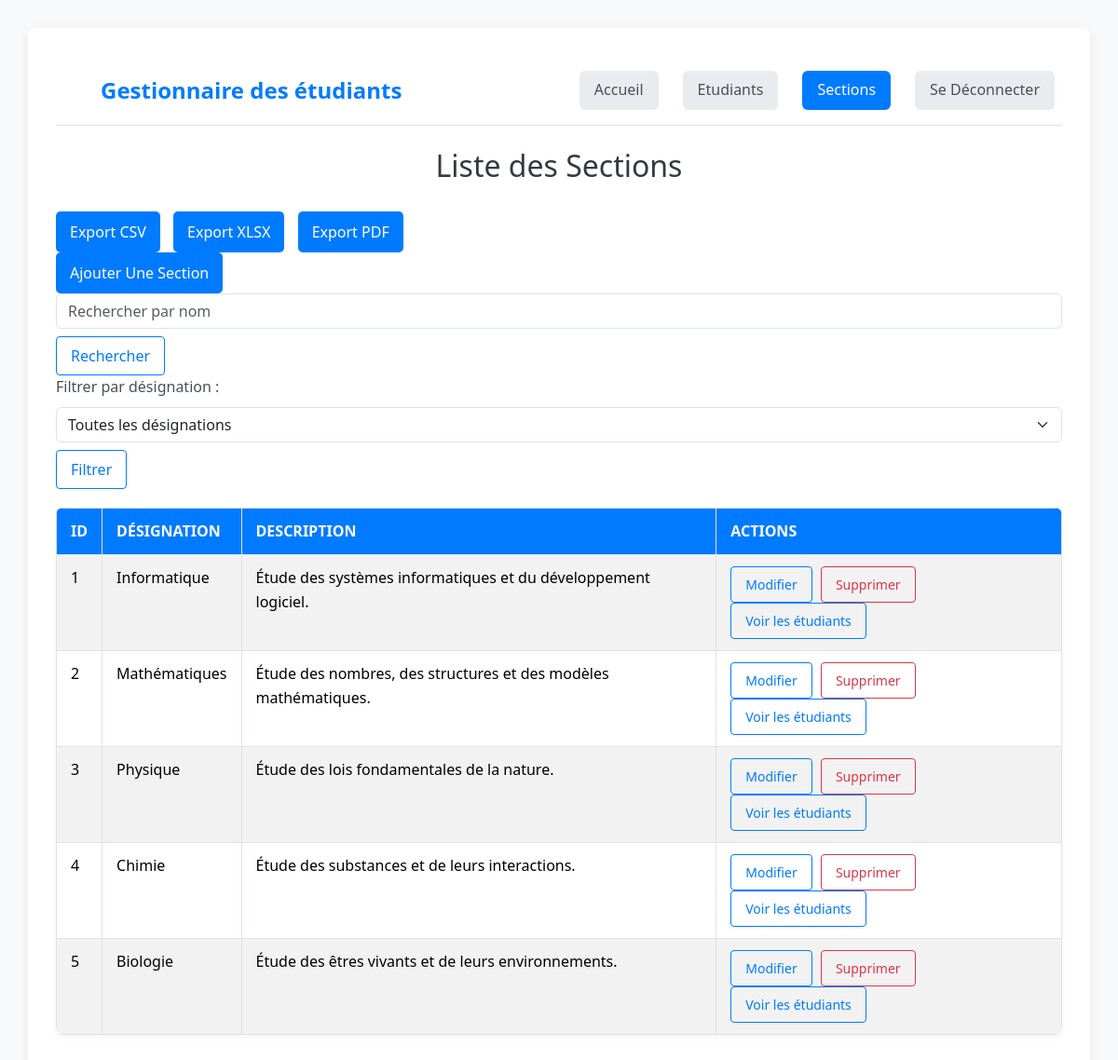
The app's page /section.php (signed in) with its own data.
### tables this page shows
CREATE TABLE section (
    id INT AUTO_INCREMENT PRIMARY KEY,
    designation VARCHAR(100) NOT NULL,
    description TEXT
);

### section.php (the view, shortened to what this page needs)
<?php
include('db.php');
$searchTerm = '';
try {
    $sql = "SELECT * FROM section";
    $params = [];
    $stmt = $conn->prepare($sql);
    $stmt->execute($params);
    $sections = $stmt->fetchAll(PDO::FETCH_ASSOC);
} catch (PDOException $e) {
    die("Erreur : " . $e->getMessage());
}
?>
<!DOCTYPE html>
<html lang="fr">
<head>
    <link href="https://cdn.jsdelivr.net/npm/bootstrap@5.3.3/dist/css/bootstrap.min.css" rel="stylesheet">
</head>
<body>
    <div class="container">
        <header class="d-flex flex-wrap justify-content-center py-3 mb-4 border-bottom">
    <a href="/" class="d-flex align-items-center mb-3 mb-md-0 me-md-auto link-body-emphasis text-decoration-none">
        <svg class="bi me-2" width="40" height="32"><use xlink:href="#bootstrap"></use></svg>
        <span class="fs-4">Gestionnaire des étudiants</span>
    </a>
    <ul class="nav nav-pills">
        <li class="nav-item mx-2">
            <a class="nav-link" href="admin_dash.php" aria-current="page">Accueil</a>
        </li>
        <li class="nav-item mx-2">
            <a class="nav-link" href="student.php" aria-current="page">Etudiants</a>
        </li>
        <li class="nav-item mx-2">
            <a class="nav-link active" href="section.php" aria-current="page">Sections</a>
        </li>
        <li class="nav-item mx-2">
            <a class="nav-link" href="logout.php" aria-current="page">Se Déconnecter</a>
        </li>
    </ul>
</header>
<h2>Liste des Sections</h2>
        <button class="btn btn-color-2" onclick="window.location.href='sections.php?export=csv'">Export CSV</button>
<button class="btn btn-color-2" onclick="window.location.href='sections.php?export=xlsx'">Export XLSX</button>
<button class="btn btn-color-2" onclick="window.location.href='sections.php?export=pdf'">Export PDF</button>
<button class="btn btn-color-2" onclick="location.href='create_section.php';">Ajouter Une Section</button>
<form method="get" action="admin_dash.php">
    <input class="form-control" type="search" name="search" placeholder="Rechercher par nom" value="<?= htmlspecialchars($searchTerm) ?>" required>
    <button type="submit" class="btn btn-primary mt-2">Rechercher</button>
</form>
        <div class="mb-3">
            <form method="get">
                <label for="filter_designation" class="form-label">Filtrer par désignation :</label>
                <select class="form-select" id="filter_designation" name="filter_designation">
                    <option value="">Toutes les désignations</option>
                </select>
                <button type="submit" class="btn btn-primary mt-2">Filtrer</button>
            </form>
        </div>
        <table class="table table-striped table-bordered">
            <thead>
                <tr>
                    <th>ID</th>
                    <th>Désignation</th>
                    <th>Description</th>
                    <th>Actions</th>
                </tr>
            </thead>
            <tbody>
                <?php if (empty($sections)): ?>
                    <tr><td colspan="4" class="text-center">Aucune section trouvée.</td></tr>
                <?php else: ?>
                    <?php foreach ($sections as $section): ?>
                    <tr>
                        <td><?= $section['id'] ?></td>
                        <td><?= htmlspecialchars($section['designation']) ?></td>
                        <td><?= htmlspecialchars($section['description']) ?></td>
                        <td>
                            <a href="edit_section.php?id=<?= $section['id'] ?>" class="btn btn-primary btn-sm">Modifier</a>
                            <a href="delete_section.php?id=<?= $section['id'] ?>" class="btn btn-danger btn-sm" onclick="return confirm('Voulez-vous vraiment supprimer cette section?')">Supprimer</a>
                            <a href="students_by_section.php?section_id=<?= $section['id'] ?>" class="btn btn-info btn-sm">Voir les étudiants</a>
                        </td>
                    </tr>
                    <?php endforeach; ?>
                <?php endif; ?>
            </tbody>
        </table>
    </div>
</body>
</html>

### section.php (style rules this page uses)
body { font-family: 'Segoe UI', Tahoma, Geneva, Verdana, sans-serif; margin: 30px; background-color: #f8f9fa; color: #495057; line-height: 1.6; }
h2 { color: #343a40; text-align: center; margin-bottom: 30px; font-weight: 500; }
.container { max-width: 1200px; margin: 0 auto; background-color: #fff; padding: 30px; border-radius: 8px; box-shadow: 0 4px 12px rgba(0, 0, 0, 0.08); }
.fs-4 { font-size: 1.75rem; font-weight: bold; color: #007bff; }
.nav-pills .nav-link { background: #e9ecef; color: #495057; border-radius: 0.375rem; margin-left: 10px; }
.nav-pills .nav-link.active { background-color: #007bff; color: #fff; }
.table { margin-top: 20px; border-collapse: collapse; width: 100%; box-shadow: 0 2px 6px rgba(0, 0, 0, 0.05); border-radius: 0.5rem; overflow: hidden; }
.table th, .table td { padding: 12px 15px; text-align: left; border-bottom: 1px solid #dee2e6; }
.table th { background-color: #007bff; color: white; font-weight: 600; text-transform: uppercase; }
.table tbody tr:nth-child(even) { background-color: #f8f9fa; }
.btn { display: inline-block; padding: 8px 15px; margin-right: 5px; border: 1px solid #007bff; border-radius: 0.25rem; text-decoration: none; color: #007bff; background-color: transparent; transition: background-color 0.2s ease, color 0.2s ease; }
.btn-danger { border-color: #dc3545; color: #dc3545; }
.btn-color-2 { background-color: #007bff; color: white; border: none; padding: 10px 15px; border-radius: 5px; cursor: pointer; font-size: 1rem; transition: background-color 0.3s ease; margin-right: 10px; text-decoration: none; }

### records on screen
section: id "1", designation "Informatique", description "Étude des systèmes informatiques et du développement logiciel."
section: id "2", designation "Mathématiques", description "Étude des nombres, des structures et des modèles mathématiques."
section: id "3", designation "Physique", description "Étude des lois fondamentales de la nature."
section: id "4", designation "Chimie", description "Étude des substances et de leurs interactions."
section: id "5", designation "Biologie", description "Étude des êtres vivants et de leurs environnements."
